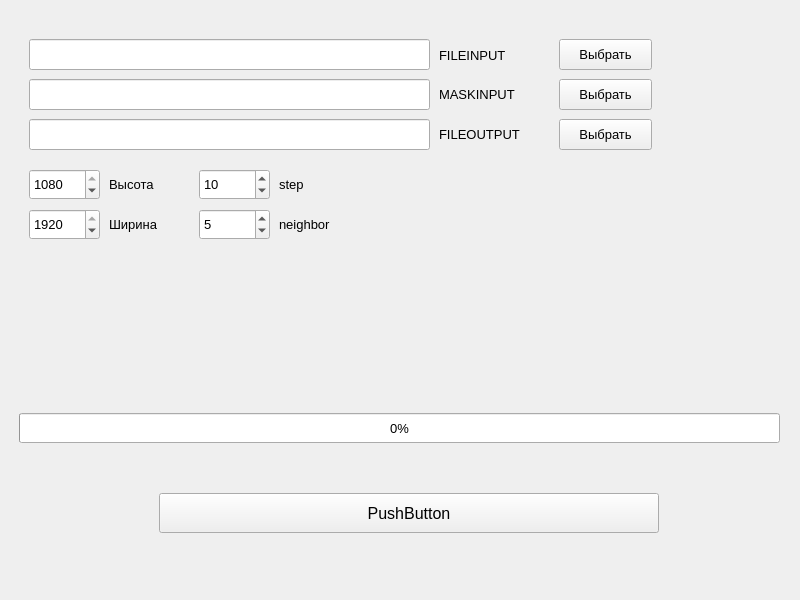
<?xml version="1.0" encoding="UTF-8"?>
<ui version="4.0">
 <class>MainWindow</class>
 <widget class="QMainWindow" name="MainWindow">
  <property name="geometry">
   <rect>
    <x>0</x>
    <y>0</y>
    <width>800</width>
    <height>600</height>
   </rect>
  </property>
  <property name="windowTitle">
   <string>MainWindow</string>
  </property>
  <widget class="QWidget" name="centralwidget">
   <layout class="QVBoxLayout" name="verticalLayout_3">
    <item>
     <widget class="QWidget" name="widget_2" native="true">
      <widget class="QLineEdit" name="lineEdit_fileinput">
       <property name="geometry">
        <rect>
         <x>20</x>
         <y>30</y>
         <width>401</width>
         <height>31</height>
        </rect>
       </property>
       <property name="font">
        <font>
         <pointsize>10</pointsize>
        </font>
       </property>
      </widget>
      <widget class="QLineEdit" name="lineEdit_maskinput">
       <property name="geometry">
        <rect>
         <x>20</x>
         <y>70</y>
         <width>401</width>
         <height>31</height>
        </rect>
       </property>
       <property name="font">
        <font>
         <pointsize>10</pointsize>
        </font>
       </property>
      </widget>
      <widget class="QLineEdit" name="lineEdit_fileoutput">
       <property name="geometry">
        <rect>
         <x>20</x>
         <y>110</y>
         <width>401</width>
         <height>31</height>
        </rect>
       </property>
       <property name="font">
        <font>
         <pointsize>10</pointsize>
        </font>
       </property>
      </widget>
      <widget class="QLabel" name="label_fileinput">
       <property name="geometry">
        <rect>
         <x>430</x>
         <y>36</y>
         <width>111</width>
         <height>20</height>
        </rect>
       </property>
       <property name="font">
        <font>
         <pointsize>10</pointsize>
        </font>
       </property>
       <property name="text">
        <string>FILEINPUT</string>
       </property>
      </widget>
      <widget class="QLabel" name="label_maskinput">
       <property name="geometry">
        <rect>
         <x>430</x>
         <y>70</y>
         <width>111</width>
         <height>31</height>
        </rect>
       </property>
       <property name="font">
        <font>
         <pointsize>10</pointsize>
        </font>
       </property>
       <property name="text">
        <string>MASKINPUT</string>
       </property>
      </widget>
      <widget class="QLabel" name="label_fileoutput">
       <property name="geometry">
        <rect>
         <x>430</x>
         <y>110</y>
         <width>111</width>
         <height>31</height>
        </rect>
       </property>
       <property name="font">
        <font>
         <pointsize>10</pointsize>
        </font>
       </property>
       <property name="text">
        <string>FILEOUTPUT</string>
       </property>
      </widget>
      <widget class="QPushButton" name="pushButton_fileinput">
       <property name="geometry">
        <rect>
         <x>550</x>
         <y>30</y>
         <width>93</width>
         <height>31</height>
        </rect>
       </property>
       <property name="font">
        <font>
         <pointsize>10</pointsize>
        </font>
       </property>
       <property name="text">
        <string>Выбрать</string>
       </property>
      </widget>
      <widget class="QPushButton" name="pushButton_maskinput">
       <property name="geometry">
        <rect>
         <x>550</x>
         <y>70</y>
         <width>93</width>
         <height>31</height>
        </rect>
       </property>
       <property name="font">
        <font>
         <pointsize>10</pointsize>
        </font>
       </property>
       <property name="text">
        <string>Выбрать</string>
       </property>
      </widget>
      <widget class="QPushButton" name="pushButton_fileoutput">
       <property name="geometry">
        <rect>
         <x>550</x>
         <y>110</y>
         <width>93</width>
         <height>31</height>
        </rect>
       </property>
       <property name="font">
        <font>
         <pointsize>10</pointsize>
        </font>
       </property>
       <property name="text">
        <string>Выбрать</string>
       </property>
      </widget>
      <widget class="QSpinBox" name="spinBox_height">
       <property name="geometry">
        <rect>
         <x>20</x>
         <y>160</y>
         <width>71</width>
         <height>31</height>
        </rect>
       </property>
       <property name="font">
        <font>
         <pointsize>10</pointsize>
        </font>
       </property>
       <property name="maximum">
        <number>1080</number>
       </property>
       <property name="value">
        <number>1080</number>
       </property>
      </widget>
      <widget class="QLabel" name="label_height">
       <property name="geometry">
        <rect>
         <x>100</x>
         <y>160</y>
         <width>71</width>
         <height>31</height>
        </rect>
       </property>
       <property name="font">
        <font>
         <pointsize>10</pointsize>
        </font>
       </property>
       <property name="text">
        <string>Высота</string>
       </property>
      </widget>
      <widget class="QLabel" name="label_width">
       <property name="geometry">
        <rect>
         <x>100</x>
         <y>200</y>
         <width>71</width>
         <height>31</height>
        </rect>
       </property>
       <property name="font">
        <font>
         <pointsize>10</pointsize>
        </font>
       </property>
       <property name="text">
        <string>Ширина</string>
       </property>
      </widget>
      <widget class="QSpinBox" name="spinBox_width">
       <property name="geometry">
        <rect>
         <x>20</x>
         <y>200</y>
         <width>71</width>
         <height>31</height>
        </rect>
       </property>
       <property name="font">
        <font>
         <pointsize>10</pointsize>
        </font>
       </property>
       <property name="maximum">
        <number>1920</number>
       </property>
       <property name="value">
        <number>1920</number>
       </property>
      </widget>
      <widget class="QSpinBox" name="spinBox_step">
       <property name="geometry">
        <rect>
         <x>190</x>
         <y>160</y>
         <width>71</width>
         <height>31</height>
        </rect>
       </property>
       <property name="font">
        <font>
         <pointsize>10</pointsize>
        </font>
       </property>
       <property name="maximum">
        <number>999</number>
       </property>
       <property name="value">
        <number>10</number>
       </property>
      </widget>
      <widget class="QLabel" name="label_step">
       <property name="geometry">
        <rect>
         <x>270</x>
         <y>160</y>
         <width>71</width>
         <height>31</height>
        </rect>
       </property>
       <property name="font">
        <font>
         <pointsize>10</pointsize>
        </font>
       </property>
       <property name="text">
        <string>step</string>
       </property>
      </widget>
      <widget class="QSpinBox" name="spinBox_neighbor">
       <property name="geometry">
        <rect>
         <x>190</x>
         <y>200</y>
         <width>71</width>
         <height>31</height>
        </rect>
       </property>
       <property name="font">
        <font>
         <pointsize>10</pointsize>
        </font>
       </property>
       <property name="maximum">
        <number>999</number>
       </property>
       <property name="value">
        <number>5</number>
       </property>
      </widget>
      <widget class="QLabel" name="label_neighbor">
       <property name="geometry">
        <rect>
         <x>270</x>
         <y>200</y>
         <width>71</width>
         <height>31</height>
        </rect>
       </property>
       <property name="font">
        <font>
         <pointsize>10</pointsize>
        </font>
       </property>
       <property name="text">
        <string>neighbor</string>
       </property>
      </widget>
     </widget>
    </item>
    <item>
     <widget class="QWidget" name="widget" native="true">
      <widget class="QProgressBar" name="progressBar">
       <property name="enabled">
        <bool>true</bool>
       </property>
       <property name="geometry">
        <rect>
         <x>10</x>
         <y>110</y>
         <width>761</width>
         <height>30</height>
        </rect>
       </property>
       <property name="font">
        <font>
         <pointsize>10</pointsize>
        </font>
       </property>
       <property name="value">
        <number>0</number>
       </property>
       <property name="textVisible">
        <bool>true</bool>
       </property>
      </widget>
      <widget class="QPushButton" name="pushButton_start">
       <property name="geometry">
        <rect>
         <x>150</x>
         <y>190</y>
         <width>500</width>
         <height>40</height>
        </rect>
       </property>
       <property name="font">
        <font>
         <pointsize>12</pointsize>
        </font>
       </property>
       <property name="text">
        <string>PushButton</string>
       </property>
      </widget>
      <widget class="QLabel" name="label_error">
       <property name="geometry">
        <rect>
         <x>0</x>
         <y>255</y>
         <width>391</width>
         <height>31</height>
        </rect>
       </property>
       <property name="font">
        <font>
         <pointsize>10</pointsize>
         <underline>true</underline>
        </font>
       </property>
       <property name="cursor">
        <cursorShape>ArrowCursor</cursorShape>
       </property>
       <property name="text">
        <string/>
       </property>
      </widget>
     </widget>
    </item>
   </layout>
  </widget>
 </widget>
 <resources/>
 <connections/>
</ui>
